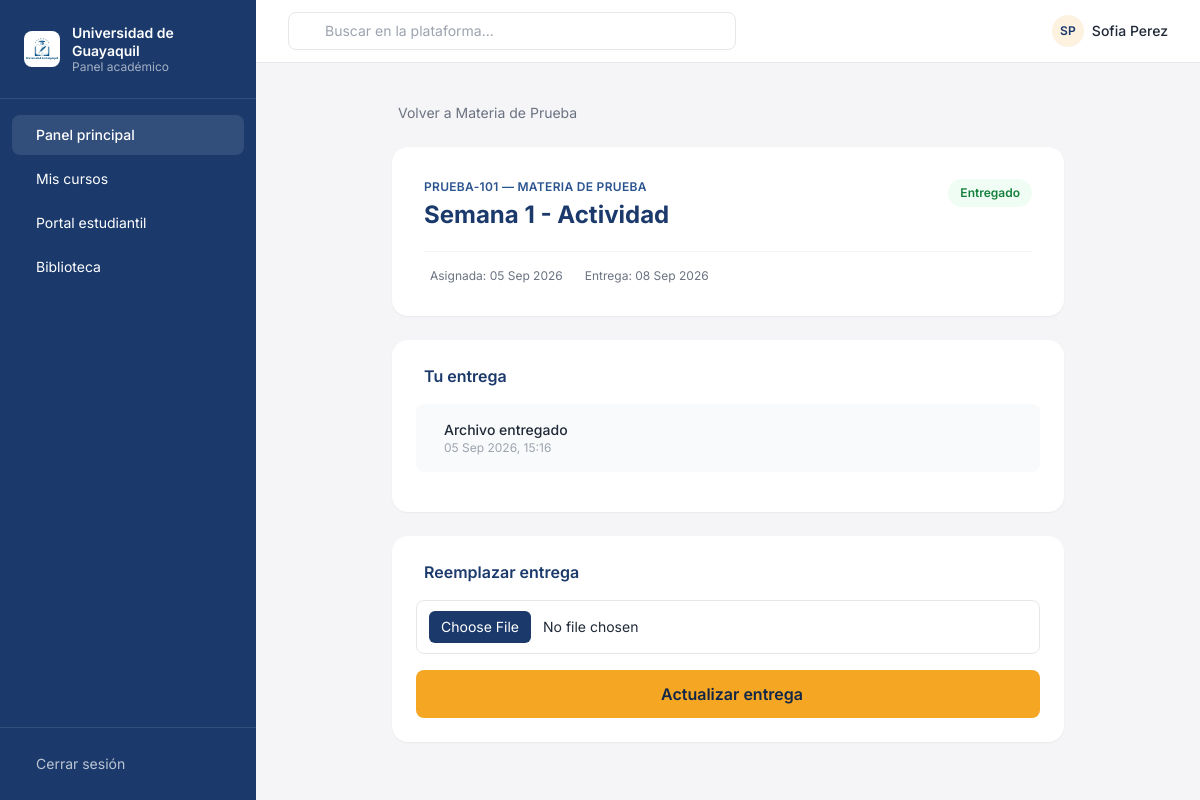
/tarea/1/entregar/ (signed in), run on the app's committed database.
### plataforma/models.py (models this page shows, shortened)
class Tarea(models.Model):
    materia = models.ForeignKey(Materia, on_delete=models.CASCADE, related_name='tareas')
    actividad = models.ForeignKey(
        'ActividadPlanificada',
        on_delete=models.SET_NULL,
        null=True,
        blank=True,
        related_name='tareas',
        help_text="Actividad de la planificación de la que cuelga. Define su categoría y su parcial."
    )
    titulo = models.CharField(max_length=200)
    descripcion = models.TextField()
    fecha_asignacion = models.DateField(auto_now_add=True)
    fecha_entrega = models.DateField()
    pdf_guia = cloudinary.models.CloudinaryField('guias', null=True, blank=True)
    @property
    def parcial(self):
        """Parcial al que aporta esta tarea, si cuelga de la planificación."""
        return self.actividad.unidad.parcial if self.actividad else None
    class Meta:
        verbose_name_plural = "Tareas"

class Materia(models.Model):
    nombre = models.CharField(max_length=100)
    codigo = models.CharField(max_length=20, unique=True)
    carrera = models.ForeignKey(Carrera, on_delete=models.CASCADE, related_name='materias')
    creditos = models.IntegerField(default=4)
    descripcion = models.TextField(blank=True)
    profesor = models.CharField(max_length=100, blank=True)  # legado: se conserva por datos existentes
    docente = models.ForeignKey(
        'PerfilDocente',
        on_delete=models.SET_NULL,
        null=True,
        blank=True,
        related_name='materias'
    )
    class Meta:
        verbose_name_plural = "Materias"

class EntregaTarea(models.Model):
    ESTADOS = [
        ('Entregado', 'Entregado'),
        ('Calificado', 'Calificado'),
        ('Atrasado', 'Atrasado'),
    ]
    tarea = models.ForeignKey(Tarea, on_delete=models.CASCADE, related_name='entregas')
    estudiante = models.ForeignKey(User, on_delete=models.CASCADE)
    archivo = cloudinary.models.CloudinaryField('entregas', null=True, blank=True)
    fecha_entrega = models.DateTimeField(auto_now_add=True)
    calificacion = models.FloatField(null=True, blank=True)
    estado = models.CharField(max_length=20, choices=ESTADOS, default='Entregado')
    observacion = models.TextField(blank=True)
    class Meta:
        verbose_name_plural = "Entregas de Tareas"
        unique_together = ('tarea', 'estudiante')

### plataforma/views.py (the view, shortened to what this page needs)
# urls.py: path('tarea/<int:tarea_id>/entregar/', views.entregar_tarea, name='entregar_tarea'),
@login_required(login_url='login')
def entregar_tarea(request, tarea_id):
    tarea = Tarea.objects.select_related('materia').get(id=tarea_id)
    matricula = Matricula.objects.filter(estudiante=request.user, materia=tarea.materia).first()
    if not matricula:
        messages.error(request, "❌ No tienes acceso a esta tarea")
        return redirect('dashboard_estudiante')
    entrega = EntregaTarea.objects.filter(tarea=tarea, estudiante=request.user).first()
    return render(request, 'plataforma/tarea_detalle.html', {
        'tarea': tarea,
        'entrega': entrega,
        'matricula': matricula,
    })

### plataforma/templates/plataforma/tarea_detalle.html (shortened to what this page needs)
{% extends "plataforma/base.html" %}
{% block sidebar_links %}{% include 'plataforma/_sidebar_estudiante.html' %}{% endblock %}
{% block content %}
<div class="max-w-2xl mx-auto">
    <a href="{% url 'detalle_curso' matricula.id %}" class="inline-flex items-center gap-1.5 text-sm text-gray-500 hover:text-navy mb-6">
         Volver a {{ tarea.materia.nombre }}
    </a>
    <div class="bg-white rounded-card shadow-sm p-6 md:p-8 mb-6">
        <div class="flex items-start justify-between gap-4 mb-3">
            <div>
                <div class="text-xs font-semibold text-navy-light uppercase tracking-wide mb-1">{{ tarea.materia.codigo }} — {{ tarea.materia.nombre }}</div>
                <h1 class="text-xl md:text-2xl font-bold text-navy">{{ tarea.titulo }}</h1>
            </div>
            {% if entrega %}
                {% if entrega.estado == "Entregado" %}
                <span class="text-xs font-semibold px-3 py-1.5 rounded-full bg-green-50 text-green-700 whitespace-nowrap">Entregado</span>
                {% elif entrega.estado == "Calificado" %}
                <span class="text-xs font-semibold px-3 py-1.5 rounded-full bg-blue-50 text-navy whitespace-nowrap">Calificado</span>
                {% elif entrega.estado == "Atrasado" %}
                <span class="text-xs font-semibold px-3 py-1.5 rounded-full bg-red-50 text-red-700 whitespace-nowrap">Atrasado</span>
                {% endif %}
            {% else %}
            <span class="text-xs font-semibold px-3 py-1.5 rounded-full bg-amber-50 text-amber-700 whitespace-nowrap">Pendiente</span>
            {% endif %}
        </div>
        <div class="flex flex-wrap gap-4 text-xs text-gray-500 border-t border-gray-100 pt-4">
            <span class="flex items-center gap-1.5"> Asignada: {{ tarea.fecha_asignacion|date:"d M Y" }}</span>
            <span class="flex items-center gap-1.5"> Entrega: {{ tarea.fecha_entrega|date:"d M Y" }}</span>
        </div>
    </div>
    {% if entrega %}
    <div class="bg-white rounded-card shadow-sm p-6 mb-6">
        <h2 class="font-semibold text-navy mb-4 flex items-center gap-2">
             Tu entrega
        </h2>
        <div class="flex items-center justify-between gap-4 bg-gray-50 rounded-lg p-4 mb-4">
            <div class="flex items-center gap-3 min-w-0">
                <div class="min-w-0">
                    <p class="text-sm font-medium text-gray-800 truncate">Archivo entregado</p>
                    <p class="text-xs text-gray-400">{{ entrega.fecha_entrega|date:"d M Y, H:i" }}</p>
                </div>
            </div>
        </div>
    </div>
    {% endif %}
    <div class="bg-white rounded-card shadow-sm p-6">
        <h2 class="font-semibold text-navy mb-4 flex items-center gap-2">
            {% if entrega %}Reemplazar entrega{% else %}Subir tu entrega{% endif %}
        </h2>
        {% if entrega.estado == "Calificado" %}
        <p class="text-sm text-gray-500">Esta tarea ya fue calificada. Si necesitas corregirla, contacta a tu docente.</p>
        {% else %}
        <form method="post" enctype="multipart/form-data">
            <input type="file" name="archivo" required
                   class="w-full text-sm border border-gray-200 rounded-lg px-3 py-2.5 mb-4 file:mr-3 file:py-1.5 file:px-3 file:rounded-md file:border-0 file:bg-navy file:text-white file:text-sm">
            <button type="submit"
                    class="w-full flex items-center justify-center gap-2 bg-gold hover:bg-gold/90 text-navy-dark font-semibold px-6 py-3 rounded-lg transition-colors">
                 {% if entrega %}Actualizar entrega{% else %}Entregar tarea{% endif %}
            </button>
        </form>
        {% endif %}
    </div>
</div>
{% endblock %}

### plataforma/templates/plataforma/base.html (shortened to what this page needs)
{% load static %}
<!DOCTYPE html>
<html lang="es">
<head>
<script src="https://cdn.tailwindcss.com"></script>
<link rel="stylesheet" href="https://cdn.jsdelivr.net/npm/@tabler/icons-webfont@latest/dist/tabler-icons.min.css">
</head>
<body class="min-h-screen text-gray-800">
<div class="flex min-h-screen">
  <aside class="hidden md:flex md:flex-col w-64 bg-navy text-white shrink-0">
    <div class="flex items-center gap-3 px-6 py-6 border-b border-white/10">
      <img src="{% static 'images/logo.jpeg' %}" alt="Logo Universidad de Guayaquil" class="w-9 h-9 rounded-lg object-cover">
      <div>
        <p class="text-sm font-semibold leading-tight">Universidad de Guayaquil</p>
        <p class="text-xs text-white/60 leading-tight">Panel {{ user_role|default:"académico" }}</p>
      </div>
    </div>
    <nav class="flex-1 px-3 py-4 space-y-1 text-sm">
      {% block sidebar_links %}{% endblock %}
    </nav>
    <div class="px-3 py-4 border-t border-white/10 space-y-1 text-sm">
      <a href="{% url 'logout' %}" class="flex items-center gap-3 px-3 py-2.5 rounded-lg hover:bg-white/10 transition-colors text-white/70">
         Cerrar sesión
      </a>
    </div>
  </aside>
  <div class="flex-1 flex flex-col min-w-0">
    <header class="flex items-center justify-between bg-white border-b border-gray-200 px-4 md:px-8 py-3 sticky top-0 z-10">
      <div class="flex-1 max-w-md hidden sm:block">
        <div class="relative">
          <input type="text" placeholder="Buscar en la plataforma..."
                 class="w-full pl-9 pr-3 py-2 text-sm border border-gray-200 rounded-lg focus:outline-none focus:ring-2 focus:ring-navy-light/30">
        </div>
      </div>
      <div class="flex items-center gap-4">
        <div class="flex items-center gap-2">
          <div class="w-8 h-8 rounded-full bg-gold-light flex items-center justify-center text-navy text-xs font-semibold">
            {{ request.user.first_name|slice:":1"|upper }}{{ request.user.last_name|slice:":1"|upper }}
          </div>
          <span class="hidden sm:block text-sm font-medium">{{ request.user.get_full_name|default:request.user.username }}</span>
        </div>
      </div>
    </header>
    <main class="flex-1 p-4 md:p-8">
      {% block content %}{% endblock %}
    </main>
  </div>
</div>
</body>
</html>

### plataforma/templates/plataforma/base.html (style rules this page uses)
body { font-family: 'Inter', sans-serif; background-color: #F5F5F7; }

### data on the page
Tarea: materia.nombre "Materia de Prueba", materia.codigo "PRUEBA-101", materia.nombre "MATERIA DE PRUEBA", titulo "Semana 1 - Actividad", fecha_asignacion "05 Sep 2026", fecha_entrega "08 Sep 2026"
EntregaTarea: fecha_entrega "05 Sep 2026, 15:16"

### other printed values
{{ user_role|default:"académico" }} "académico"
{{ request.user.first_name|slice:":1"|upper }} "S"
{{ request.user.last_name|slice:":1"|upper }} "P"
{{ request.user.get_full_name|default:request.user.username }} "Sofia Perez"
